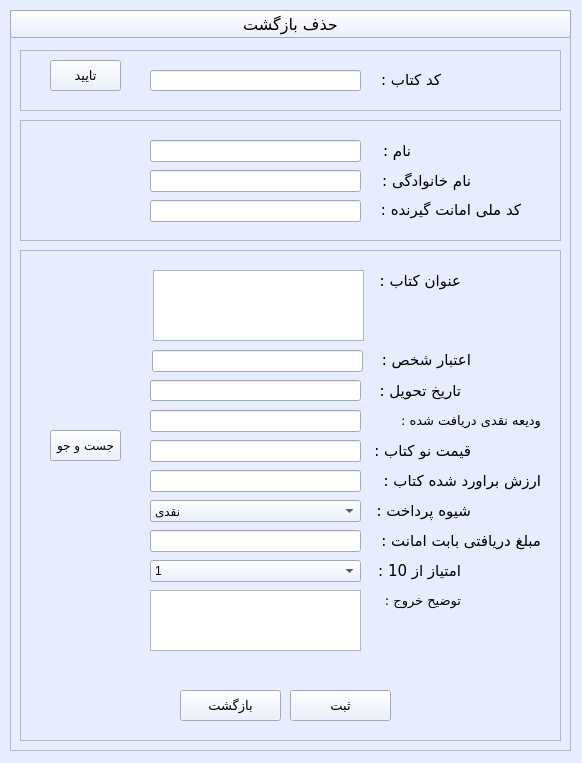
<?xml version="1.0" encoding="UTF-8"?>
<ui version="4.0">
 <class>deletereturn</class>
 <widget class="QWidget" name="deletereturn">
  <property name="geometry">
   <rect>
    <x>0</x>
    <y>0</y>
    <width>582</width>
    <height>763</height>
   </rect>
  </property>
  <property name="minimumSize">
   <size>
    <width>582</width>
    <height>763</height>
   </size>
  </property>
  <property name="maximumSize">
   <size>
    <width>582</width>
    <height>763</height>
   </size>
  </property>
  <property name="palette">
   <palette>
    <active>
     <colorrole role="WindowText">
      <brush brushstyle="SolidPattern">
       <color alpha="255">
        <red>0</red>
        <green>0</green>
        <blue>0</blue>
       </color>
      </brush>
     </colorrole>
     <colorrole role="Button">
      <brush brushstyle="SolidPattern">
       <color alpha="255">
        <red>231</red>
        <green>237</green>
        <blue>255</blue>
       </color>
      </brush>
     </colorrole>
     <colorrole role="Light">
      <brush brushstyle="SolidPattern">
       <color alpha="255">
        <red>255</red>
        <green>255</green>
        <blue>255</blue>
       </color>
      </brush>
     </colorrole>
     <colorrole role="Midlight">
      <brush brushstyle="SolidPattern">
       <color alpha="255">
        <red>243</red>
        <green>246</green>
        <blue>255</blue>
       </color>
      </brush>
     </colorrole>
     <colorrole role="Dark">
      <brush brushstyle="SolidPattern">
       <color alpha="255">
        <red>115</red>
        <green>118</green>
        <blue>127</blue>
       </color>
      </brush>
     </colorrole>
     <colorrole role="Mid">
      <brush brushstyle="SolidPattern">
       <color alpha="255">
        <red>154</red>
        <green>158</green>
        <blue>170</blue>
       </color>
      </brush>
     </colorrole>
     <colorrole role="Text">
      <brush brushstyle="SolidPattern">
       <color alpha="255">
        <red>0</red>
        <green>0</green>
        <blue>0</blue>
       </color>
      </brush>
     </colorrole>
     <colorrole role="BrightText">
      <brush brushstyle="SolidPattern">
       <color alpha="255">
        <red>255</red>
        <green>255</green>
        <blue>255</blue>
       </color>
      </brush>
     </colorrole>
     <colorrole role="ButtonText">
      <brush brushstyle="SolidPattern">
       <color alpha="255">
        <red>0</red>
        <green>0</green>
        <blue>0</blue>
       </color>
      </brush>
     </colorrole>
     <colorrole role="Base">
      <brush brushstyle="SolidPattern">
       <color alpha="255">
        <red>255</red>
        <green>255</green>
        <blue>255</blue>
       </color>
      </brush>
     </colorrole>
     <colorrole role="Window">
      <brush brushstyle="SolidPattern">
       <color alpha="255">
        <red>231</red>
        <green>237</green>
        <blue>255</blue>
       </color>
      </brush>
     </colorrole>
     <colorrole role="Shadow">
      <brush brushstyle="SolidPattern">
       <color alpha="255">
        <red>0</red>
        <green>0</green>
        <blue>0</blue>
       </color>
      </brush>
     </colorrole>
     <colorrole role="AlternateBase">
      <brush brushstyle="SolidPattern">
       <color alpha="255">
        <red>243</red>
        <green>246</green>
        <blue>255</blue>
       </color>
      </brush>
     </colorrole>
     <colorrole role="ToolTipBase">
      <brush brushstyle="SolidPattern">
       <color alpha="255">
        <red>255</red>
        <green>255</green>
        <blue>220</blue>
       </color>
      </brush>
     </colorrole>
     <colorrole role="ToolTipText">
      <brush brushstyle="SolidPattern">
       <color alpha="255">
        <red>0</red>
        <green>0</green>
        <blue>0</blue>
       </color>
      </brush>
     </colorrole>
    </active>
    <inactive>
     <colorrole role="WindowText">
      <brush brushstyle="SolidPattern">
       <color alpha="255">
        <red>0</red>
        <green>0</green>
        <blue>0</blue>
       </color>
      </brush>
     </colorrole>
     <colorrole role="Button">
      <brush brushstyle="SolidPattern">
       <color alpha="255">
        <red>231</red>
        <green>237</green>
        <blue>255</blue>
       </color>
      </brush>
     </colorrole>
     <colorrole role="Light">
      <brush brushstyle="SolidPattern">
       <color alpha="255">
        <red>255</red>
        <green>255</green>
        <blue>255</blue>
       </color>
      </brush>
     </colorrole>
     <colorrole role="Midlight">
      <brush brushstyle="SolidPattern">
       <color alpha="255">
        <red>243</red>
        <green>246</green>
        <blue>255</blue>
       </color>
      </brush>
     </colorrole>
     <colorrole role="Dark">
      <brush brushstyle="SolidPattern">
       <color alpha="255">
        <red>115</red>
        <green>118</green>
        <blue>127</blue>
       </color>
      </brush>
     </colorrole>
     <colorrole role="Mid">
      <brush brushstyle="SolidPattern">
       <color alpha="255">
        <red>154</red>
        <green>158</green>
        <blue>170</blue>
       </color>
      </brush>
     </colorrole>
     <colorrole role="Text">
      <brush brushstyle="SolidPattern">
       <color alpha="255">
        <red>0</red>
        <green>0</green>
        <blue>0</blue>
       </color>
      </brush>
     </colorrole>
     <colorrole role="BrightText">
      <brush brushstyle="SolidPattern">
       <color alpha="255">
        <red>255</red>
        <green>255</green>
        <blue>255</blue>
       </color>
      </brush>
     </colorrole>
     <colorrole role="ButtonText">
      <brush brushstyle="SolidPattern">
       <color alpha="255">
        <red>0</red>
        <green>0</green>
        <blue>0</blue>
       </color>
      </brush>
     </colorrole>
     <colorrole role="Base">
      <brush brushstyle="SolidPattern">
       <color alpha="255">
        <red>255</red>
        <green>255</green>
        <blue>255</blue>
       </color>
      </brush>
     </colorrole>
     <colorrole role="Window">
      <brush brushstyle="SolidPattern">
       <color alpha="255">
        <red>231</red>
        <green>237</green>
        <blue>255</blue>
       </color>
      </brush>
     </colorrole>
     <colorrole role="Shadow">
      <brush brushstyle="SolidPattern">
       <color alpha="255">
        <red>0</red>
        <green>0</green>
        <blue>0</blue>
       </color>
      </brush>
     </colorrole>
     <colorrole role="AlternateBase">
      <brush brushstyle="SolidPattern">
       <color alpha="255">
        <red>243</red>
        <green>246</green>
        <blue>255</blue>
       </color>
      </brush>
     </colorrole>
     <colorrole role="ToolTipBase">
      <brush brushstyle="SolidPattern">
       <color alpha="255">
        <red>255</red>
        <green>255</green>
        <blue>220</blue>
       </color>
      </brush>
     </colorrole>
     <colorrole role="ToolTipText">
      <brush brushstyle="SolidPattern">
       <color alpha="255">
        <red>0</red>
        <green>0</green>
        <blue>0</blue>
       </color>
      </brush>
     </colorrole>
    </inactive>
    <disabled>
     <colorrole role="WindowText">
      <brush brushstyle="SolidPattern">
       <color alpha="255">
        <red>115</red>
        <green>118</green>
        <blue>127</blue>
       </color>
      </brush>
     </colorrole>
     <colorrole role="Button">
      <brush brushstyle="SolidPattern">
       <color alpha="255">
        <red>231</red>
        <green>237</green>
        <blue>255</blue>
       </color>
      </brush>
     </colorrole>
     <colorrole role="Light">
      <brush brushstyle="SolidPattern">
       <color alpha="255">
        <red>255</red>
        <green>255</green>
        <blue>255</blue>
       </color>
      </brush>
     </colorrole>
     <colorrole role="Midlight">
      <brush brushstyle="SolidPattern">
       <color alpha="255">
        <red>243</red>
        <green>246</green>
        <blue>255</blue>
       </color>
      </brush>
     </colorrole>
     <colorrole role="Dark">
      <brush brushstyle="SolidPattern">
       <color alpha="255">
        <red>115</red>
        <green>118</green>
        <blue>127</blue>
       </color>
      </brush>
     </colorrole>
     <colorrole role="Mid">
      <brush brushstyle="SolidPattern">
       <color alpha="255">
        <red>154</red>
        <green>158</green>
        <blue>170</blue>
       </color>
      </brush>
     </colorrole>
     <colorrole role="Text">
      <brush brushstyle="SolidPattern">
       <color alpha="255">
        <red>115</red>
        <green>118</green>
        <blue>127</blue>
       </color>
      </brush>
     </colorrole>
     <colorrole role="BrightText">
      <brush brushstyle="SolidPattern">
       <color alpha="255">
        <red>255</red>
        <green>255</green>
        <blue>255</blue>
       </color>
      </brush>
     </colorrole>
     <colorrole role="ButtonText">
      <brush brushstyle="SolidPattern">
       <color alpha="255">
        <red>115</red>
        <green>118</green>
        <blue>127</blue>
       </color>
      </brush>
     </colorrole>
     <colorrole role="Base">
      <brush brushstyle="SolidPattern">
       <color alpha="255">
        <red>231</red>
        <green>237</green>
        <blue>255</blue>
       </color>
      </brush>
     </colorrole>
     <colorrole role="Window">
      <brush brushstyle="SolidPattern">
       <color alpha="255">
        <red>231</red>
        <green>237</green>
        <blue>255</blue>
       </color>
      </brush>
     </colorrole>
     <colorrole role="Shadow">
      <brush brushstyle="SolidPattern">
       <color alpha="255">
        <red>0</red>
        <green>0</green>
        <blue>0</blue>
       </color>
      </brush>
     </colorrole>
     <colorrole role="AlternateBase">
      <brush brushstyle="SolidPattern">
       <color alpha="255">
        <red>231</red>
        <green>237</green>
        <blue>255</blue>
       </color>
      </brush>
     </colorrole>
     <colorrole role="ToolTipBase">
      <brush brushstyle="SolidPattern">
       <color alpha="255">
        <red>255</red>
        <green>255</green>
        <blue>220</blue>
       </color>
      </brush>
     </colorrole>
     <colorrole role="ToolTipText">
      <brush brushstyle="SolidPattern">
       <color alpha="255">
        <red>0</red>
        <green>0</green>
        <blue>0</blue>
       </color>
      </brush>
     </colorrole>
    </disabled>
   </palette>
  </property>
  <property name="windowTitle">
   <string>حذف بازگشت</string>
  </property>
  <widget class="QFrame" name="main_frame">
   <property name="geometry">
    <rect>
     <x>10</x>
     <y>10</y>
     <width>561</width>
     <height>741</height>
    </rect>
   </property>
   <property name="palette">
    <palette>
     <active>
      <colorrole role="WindowText">
       <brush brushstyle="SolidPattern">
        <color alpha="255">
         <red>0</red>
         <green>0</green>
         <blue>0</blue>
        </color>
       </brush>
      </colorrole>
      <colorrole role="Button">
       <brush brushstyle="SolidPattern">
        <color alpha="255">
         <red>231</red>
         <green>237</green>
         <blue>255</blue>
        </color>
       </brush>
      </colorrole>
      <colorrole role="Light">
       <brush brushstyle="SolidPattern">
        <color alpha="255">
         <red>255</red>
         <green>255</green>
         <blue>255</blue>
        </color>
       </brush>
      </colorrole>
      <colorrole role="Midlight">
       <brush brushstyle="SolidPattern">
        <color alpha="255">
         <red>243</red>
         <green>246</green>
         <blue>255</blue>
        </color>
       </brush>
      </colorrole>
      <colorrole role="Dark">
       <brush brushstyle="SolidPattern">
        <color alpha="255">
         <red>115</red>
         <green>118</green>
         <blue>127</blue>
        </color>
       </brush>
      </colorrole>
      <colorrole role="Mid">
       <brush brushstyle="SolidPattern">
        <color alpha="255">
         <red>154</red>
         <green>158</green>
         <blue>170</blue>
        </color>
       </brush>
      </colorrole>
      <colorrole role="Text">
       <brush brushstyle="SolidPattern">
        <color alpha="255">
         <red>0</red>
         <green>0</green>
         <blue>0</blue>
        </color>
       </brush>
      </colorrole>
      <colorrole role="BrightText">
       <brush brushstyle="SolidPattern">
        <color alpha="255">
         <red>255</red>
         <green>255</green>
         <blue>255</blue>
        </color>
       </brush>
      </colorrole>
      <colorrole role="ButtonText">
       <brush brushstyle="SolidPattern">
        <color alpha="255">
         <red>0</red>
         <green>0</green>
         <blue>0</blue>
        </color>
       </brush>
      </colorrole>
      <colorrole role="Base">
       <brush brushstyle="SolidPattern">
        <color alpha="255">
         <red>255</red>
         <green>255</green>
         <blue>255</blue>
        </color>
       </brush>
      </colorrole>
      <colorrole role="Window">
       <brush brushstyle="SolidPattern">
        <color alpha="255">
         <red>231</red>
         <green>237</green>
         <blue>255</blue>
        </color>
       </brush>
      </colorrole>
      <colorrole role="Shadow">
       <brush brushstyle="SolidPattern">
        <color alpha="255">
         <red>0</red>
         <green>0</green>
         <blue>0</blue>
        </color>
       </brush>
      </colorrole>
      <colorrole role="AlternateBase">
       <brush brushstyle="SolidPattern">
        <color alpha="255">
         <red>243</red>
         <green>246</green>
         <blue>255</blue>
        </color>
       </brush>
      </colorrole>
      <colorrole role="ToolTipBase">
       <brush brushstyle="SolidPattern">
        <color alpha="255">
         <red>255</red>
         <green>255</green>
         <blue>220</blue>
        </color>
       </brush>
      </colorrole>
      <colorrole role="ToolTipText">
       <brush brushstyle="SolidPattern">
        <color alpha="255">
         <red>0</red>
         <green>0</green>
         <blue>0</blue>
        </color>
       </brush>
      </colorrole>
     </active>
     <inactive>
      <colorrole role="WindowText">
       <brush brushstyle="SolidPattern">
        <color alpha="255">
         <red>0</red>
         <green>0</green>
         <blue>0</blue>
        </color>
       </brush>
      </colorrole>
      <colorrole role="Button">
       <brush brushstyle="SolidPattern">
        <color alpha="255">
         <red>231</red>
         <green>237</green>
         <blue>255</blue>
        </color>
       </brush>
      </colorrole>
      <colorrole role="Light">
       <brush brushstyle="SolidPattern">
        <color alpha="255">
         <red>255</red>
         <green>255</green>
         <blue>255</blue>
        </color>
       </brush>
      </colorrole>
      <colorrole role="Midlight">
       <brush brushstyle="SolidPattern">
        <color alpha="255">
         <red>243</red>
         <green>246</green>
         <blue>255</blue>
        </color>
       </brush>
      </colorrole>
      <colorrole role="Dark">
       <brush brushstyle="SolidPattern">
        <color alpha="255">
         <red>115</red>
         <green>118</green>
         <blue>127</blue>
        </color>
       </brush>
      </colorrole>
      <colorrole role="Mid">
       <brush brushstyle="SolidPattern">
        <color alpha="255">
         <red>154</red>
         <green>158</green>
         <blue>170</blue>
        </color>
       </brush>
      </colorrole>
      <colorrole role="Text">
       <brush brushstyle="SolidPattern">
        <color alpha="255">
         <red>0</red>
         <green>0</green>
         <blue>0</blue>
        </color>
       </brush>
      </colorrole>
      <colorrole role="BrightText">
       <brush brushstyle="SolidPattern">
        <color alpha="255">
         <red>255</red>
         <green>255</green>
         <blue>255</blue>
        </color>
       </brush>
      </colorrole>
      <colorrole role="ButtonText">
       <brush brushstyle="SolidPattern">
        <color alpha="255">
         <red>0</red>
         <green>0</green>
         <blue>0</blue>
        </color>
       </brush>
      </colorrole>
      <colorrole role="Base">
       <brush brushstyle="SolidPattern">
        <color alpha="255">
         <red>255</red>
         <green>255</green>
         <blue>255</blue>
        </color>
       </brush>
      </colorrole>
      <colorrole role="Window">
       <brush brushstyle="SolidPattern">
        <color alpha="255">
         <red>231</red>
         <green>237</green>
         <blue>255</blue>
        </color>
       </brush>
      </colorrole>
      <colorrole role="Shadow">
       <brush brushstyle="SolidPattern">
        <color alpha="255">
         <red>0</red>
         <green>0</green>
         <blue>0</blue>
        </color>
       </brush>
      </colorrole>
      <colorrole role="AlternateBase">
       <brush brushstyle="SolidPattern">
        <color alpha="255">
         <red>243</red>
         <green>246</green>
         <blue>255</blue>
        </color>
       </brush>
      </colorrole>
      <colorrole role="ToolTipBase">
       <brush brushstyle="SolidPattern">
        <color alpha="255">
         <red>255</red>
         <green>255</green>
         <blue>220</blue>
        </color>
       </brush>
      </colorrole>
      <colorrole role="ToolTipText">
       <brush brushstyle="SolidPattern">
        <color alpha="255">
         <red>0</red>
         <green>0</green>
         <blue>0</blue>
        </color>
       </brush>
      </colorrole>
     </inactive>
     <disabled>
      <colorrole role="WindowText">
       <brush brushstyle="SolidPattern">
        <color alpha="255">
         <red>115</red>
         <green>118</green>
         <blue>127</blue>
        </color>
       </brush>
      </colorrole>
      <colorrole role="Button">
       <brush brushstyle="SolidPattern">
        <color alpha="255">
         <red>231</red>
         <green>237</green>
         <blue>255</blue>
        </color>
       </brush>
      </colorrole>
      <colorrole role="Light">
       <brush brushstyle="SolidPattern">
        <color alpha="255">
         <red>255</red>
         <green>255</green>
         <blue>255</blue>
        </color>
       </brush>
      </colorrole>
      <colorrole role="Midlight">
       <brush brushstyle="SolidPattern">
        <color alpha="255">
         <red>243</red>
         <green>246</green>
         <blue>255</blue>
        </color>
       </brush>
      </colorrole>
      <colorrole role="Dark">
       <brush brushstyle="SolidPattern">
        <color alpha="255">
         <red>115</red>
         <green>118</green>
         <blue>127</blue>
        </color>
       </brush>
      </colorrole>
      <colorrole role="Mid">
       <brush brushstyle="SolidPattern">
        <color alpha="255">
         <red>154</red>
         <green>158</green>
         <blue>170</blue>
        </color>
       </brush>
      </colorrole>
      <colorrole role="Text">
       <brush brushstyle="SolidPattern">
        <color alpha="255">
         <red>115</red>
         <green>118</green>
         <blue>127</blue>
        </color>
       </brush>
      </colorrole>
      <colorrole role="BrightText">
       <brush brushstyle="SolidPattern">
        <color alpha="255">
         <red>255</red>
         <green>255</green>
         <blue>255</blue>
        </color>
       </brush>
      </colorrole>
      <colorrole role="ButtonText">
       <brush brushstyle="SolidPattern">
        <color alpha="255">
         <red>115</red>
         <green>118</green>
         <blue>127</blue>
        </color>
       </brush>
      </colorrole>
      <colorrole role="Base">
       <brush brushstyle="SolidPattern">
        <color alpha="255">
         <red>231</red>
         <green>237</green>
         <blue>255</blue>
        </color>
       </brush>
      </colorrole>
      <colorrole role="Window">
       <brush brushstyle="SolidPattern">
        <color alpha="255">
         <red>231</red>
         <green>237</green>
         <blue>255</blue>
        </color>
       </brush>
      </colorrole>
      <colorrole role="Shadow">
       <brush brushstyle="SolidPattern">
        <color alpha="255">
         <red>0</red>
         <green>0</green>
         <blue>0</blue>
        </color>
       </brush>
      </colorrole>
      <colorrole role="AlternateBase">
       <brush brushstyle="SolidPattern">
        <color alpha="255">
         <red>231</red>
         <green>237</green>
         <blue>255</blue>
        </color>
       </brush>
      </colorrole>
      <colorrole role="ToolTipBase">
       <brush brushstyle="SolidPattern">
        <color alpha="255">
         <red>255</red>
         <green>255</green>
         <blue>220</blue>
        </color>
       </brush>
      </colorrole>
      <colorrole role="ToolTipText">
       <brush brushstyle="SolidPattern">
        <color alpha="255">
         <red>0</red>
         <green>0</green>
         <blue>0</blue>
        </color>
       </brush>
      </colorrole>
     </disabled>
    </palette>
   </property>
   <property name="frameShape">
    <enum>QFrame::StyledPanel</enum>
   </property>
   <property name="frameShadow">
    <enum>QFrame::Sunken</enum>
   </property>
   <widget class="QPushButton" name="returnbook_btn">
    <property name="geometry">
     <rect>
      <x>0</x>
      <y>0</y>
      <width>561</width>
      <height>28</height>
     </rect>
    </property>
    <property name="font">
     <font>
      <family>2  Yekan</family>
      <pointsize>12</pointsize>
     </font>
    </property>
    <property name="text">
     <string>حذف بازگشت</string>
    </property>
   </widget>
   <widget class="QFrame" name="search_frame">
    <property name="geometry">
     <rect>
      <x>10</x>
      <y>40</y>
      <width>541</width>
      <height>61</height>
     </rect>
    </property>
    <property name="frameShape">
     <enum>QFrame::StyledPanel</enum>
    </property>
    <property name="frameShadow">
     <enum>QFrame::Sunken</enum>
    </property>
    <widget class="QLineEdit" name="bcode_entry">
     <property name="geometry">
      <rect>
       <x>130</x>
       <y>20</y>
       <width>211</width>
       <height>21</height>
      </rect>
     </property>
    </widget>
    <widget class="QLabel" name="bcode_btn">
     <property name="geometry">
      <rect>
       <x>350</x>
       <y>20</y>
       <width>71</width>
       <height>20</height>
      </rect>
     </property>
     <property name="font">
      <font>
       <family>2  Yekan</family>
       <pointsize>11</pointsize>
      </font>
     </property>
     <property name="text">
      <string>کد کتاب :</string>
     </property>
    </widget>
    <widget class="QPushButton" name="confirm_btn">
     <property name="geometry">
      <rect>
       <x>30</x>
       <y>10</y>
       <width>71</width>
       <height>31</height>
      </rect>
     </property>
     <property name="font">
      <font>
       <family>2  Yekan</family>
       <pointsize>10</pointsize>
      </font>
     </property>
     <property name="text">
      <string>تایید</string>
     </property>
    </widget>
   </widget>
   <widget class="QFrame" name="userinfo_frame">
    <property name="geometry">
     <rect>
      <x>10</x>
      <y>110</y>
      <width>541</width>
      <height>121</height>
     </rect>
    </property>
    <property name="frameShape">
     <enum>QFrame::StyledPanel</enum>
    </property>
    <property name="frameShadow">
     <enum>QFrame::Sunken</enum>
    </property>
    <widget class="QLineEdit" name="name_entry">
     <property name="geometry">
      <rect>
       <x>130</x>
       <y>20</y>
       <width>211</width>
       <height>22</height>
      </rect>
     </property>
    </widget>
    <widget class="QLineEdit" name="family_entry">
     <property name="geometry">
      <rect>
       <x>130</x>
       <y>50</y>
       <width>211</width>
       <height>22</height>
      </rect>
     </property>
    </widget>
    <widget class="QLineEdit" name="mellicode_entry">
     <property name="geometry">
      <rect>
       <x>130</x>
       <y>80</y>
       <width>211</width>
       <height>22</height>
      </rect>
     </property>
    </widget>
    <widget class="QLabel" name="name_lbl">
     <property name="geometry">
      <rect>
       <x>350</x>
       <y>20</y>
       <width>41</width>
       <height>21</height>
      </rect>
     </property>
     <property name="font">
      <font>
       <family>2  Yekan</family>
       <pointsize>11</pointsize>
      </font>
     </property>
     <property name="text">
      <string>نام :</string>
     </property>
    </widget>
    <widget class="QLabel" name="family_lbl">
     <property name="geometry">
      <rect>
       <x>350</x>
       <y>50</y>
       <width>101</width>
       <height>21</height>
      </rect>
     </property>
     <property name="font">
      <font>
       <family>2  Yekan</family>
       <pointsize>11</pointsize>
      </font>
     </property>
     <property name="text">
      <string>نام خانوادگی :</string>
     </property>
    </widget>
    <widget class="QLabel" name="mellicode_lbl">
     <property name="geometry">
      <rect>
       <x>350</x>
       <y>80</y>
       <width>151</width>
       <height>20</height>
      </rect>
     </property>
     <property name="font">
      <font>
       <family>2  Yekan</family>
       <pointsize>11</pointsize>
      </font>
     </property>
     <property name="text">
      <string>کد ملی امانت گیرنده :</string>
     </property>
    </widget>
   </widget>
   <widget class="QFrame" name="bookinfo_frame">
    <property name="geometry">
     <rect>
      <x>10</x>
      <y>240</y>
      <width>541</width>
      <height>491</height>
     </rect>
    </property>
    <property name="frameShape">
     <enum>QFrame::StyledPanel</enum>
    </property>
    <property name="frameShadow">
     <enum>QFrame::Sunken</enum>
    </property>
    <widget class="QLineEdit" name="cash_entry">
     <property name="geometry">
      <rect>
       <x>130</x>
       <y>160</y>
       <width>211</width>
       <height>22</height>
      </rect>
     </property>
     <property name="text">
      <string/>
     </property>
    </widget>
    <widget class="QLabel" name="credit_lbl">
     <property name="geometry">
      <rect>
       <x>350</x>
       <y>100</y>
       <width>101</width>
       <height>20</height>
      </rect>
     </property>
     <property name="font">
      <font>
       <family>2  Yekan</family>
       <pointsize>11</pointsize>
      </font>
     </property>
     <property name="text">
      <string>اعتبار شخص :</string>
     </property>
    </widget>
    <widget class="QLabel" name="bookname_lbl">
     <property name="geometry">
      <rect>
       <x>350</x>
       <y>20</y>
       <width>91</width>
       <height>21</height>
      </rect>
     </property>
     <property name="font">
      <font>
       <family>2  Yekan</family>
       <pointsize>11</pointsize>
      </font>
     </property>
     <property name="text">
      <string>عنوان کتاب :</string>
     </property>
    </widget>
    <widget class="QLabel" name="indate_lbl">
     <property name="geometry">
      <rect>
       <x>350</x>
       <y>120</y>
       <width>91</width>
       <height>41</height>
      </rect>
     </property>
     <property name="font">
      <font>
       <family>2  Yekan</family>
       <pointsize>11</pointsize>
      </font>
     </property>
     <property name="text">
      <string>تاریخ تحویل :</string>
     </property>
    </widget>
    <widget class="QLineEdit" name="indate_entry">
     <property name="geometry">
      <rect>
       <x>130</x>
       <y>130</y>
       <width>211</width>
       <height>21</height>
      </rect>
     </property>
    </widget>
    <widget class="QLabel" name="totalamount_lbl">
     <property name="geometry">
      <rect>
       <x>340</x>
       <y>270</y>
       <width>181</width>
       <height>41</height>
      </rect>
     </property>
     <property name="font">
      <font>
       <family>2  Yekan</family>
       <pointsize>11</pointsize>
      </font>
     </property>
     <property name="text">
      <string>مبلغ دریافتی بابت امانت :</string>
     </property>
    </widget>
    <widget class="QLabel" name="price_lbl">
     <property name="geometry">
      <rect>
       <x>340</x>
       <y>190</y>
       <width>111</width>
       <height>21</height>
      </rect>
     </property>
     <property name="font">
      <font>
       <family>2  Yekan</family>
       <pointsize>11</pointsize>
      </font>
     </property>
     <property name="text">
      <string>قیمت نو کتاب :</string>
     </property>
    </widget>
    <widget class="QLabel" name="value_lbl">
     <property name="geometry">
      <rect>
       <x>340</x>
       <y>220</y>
       <width>181</width>
       <height>21</height>
      </rect>
     </property>
     <property name="font">
      <font>
       <family>2  Yekan</family>
       <pointsize>11</pointsize>
      </font>
     </property>
     <property name="text">
      <string>ارزش براورد شده کتاب :</string>
     </property>
    </widget>
    <widget class="QLabel" name="payexplane_lbl">
     <property name="geometry">
      <rect>
       <x>350</x>
       <y>250</y>
       <width>101</width>
       <height>21</height>
      </rect>
     </property>
     <property name="font">
      <font>
       <family>2  Yekan</family>
       <pointsize>11</pointsize>
      </font>
     </property>
     <property name="text">
      <string>شیوه پرداخت :</string>
     </property>
    </widget>
    <widget class="QLabel" name="rate_lbl">
     <property name="geometry">
      <rect>
       <x>350</x>
       <y>300</y>
       <width>91</width>
       <height>41</height>
      </rect>
     </property>
     <property name="font">
      <font>
       <family>2  Yekan</family>
       <pointsize>11</pointsize>
      </font>
     </property>
     <property name="text">
      <string>امتیاز از 10 :</string>
     </property>
    </widget>
    <widget class="QLabel" name="outexplane_lbl">
     <property name="geometry">
      <rect>
       <x>350</x>
       <y>330</y>
       <width>91</width>
       <height>41</height>
      </rect>
     </property>
     <property name="font">
      <font>
       <family>2  Yekan</family>
       <pointsize>10</pointsize>
      </font>
     </property>
     <property name="text">
      <string>توضیح خروج :</string>
     </property>
    </widget>
    <widget class="QPushButton" name="save_btn">
     <property name="geometry">
      <rect>
       <x>270</x>
       <y>440</y>
       <width>101</width>
       <height>31</height>
      </rect>
     </property>
     <property name="font">
      <font>
       <family>2  Yekan</family>
       <pointsize>10</pointsize>
      </font>
     </property>
     <property name="text">
      <string>ثبت</string>
     </property>
    </widget>
    <widget class="QPushButton" name="return_btn">
     <property name="geometry">
      <rect>
       <x>160</x>
       <y>440</y>
       <width>101</width>
       <height>31</height>
      </rect>
     </property>
     <property name="font">
      <font>
       <family>2  Yekan</family>
       <pointsize>10</pointsize>
      </font>
     </property>
     <property name="text">
      <string>بازگشت</string>
     </property>
    </widget>
    <widget class="QLineEdit" name="totalamount_entry">
     <property name="geometry">
      <rect>
       <x>130</x>
       <y>280</y>
       <width>211</width>
       <height>22</height>
      </rect>
     </property>
    </widget>
    <widget class="QLineEdit" name="price_entry">
     <property name="geometry">
      <rect>
       <x>130</x>
       <y>190</y>
       <width>211</width>
       <height>22</height>
      </rect>
     </property>
    </widget>
    <widget class="QLineEdit" name="value_entry">
     <property name="geometry">
      <rect>
       <x>130</x>
       <y>220</y>
       <width>211</width>
       <height>22</height>
      </rect>
     </property>
    </widget>
    <widget class="QTextEdit" name="outexplane_textedite">
     <property name="geometry">
      <rect>
       <x>130</x>
       <y>340</y>
       <width>211</width>
       <height>61</height>
      </rect>
     </property>
     <property name="html">
      <string>&lt;!DOCTYPE HTML PUBLIC &quot;-//W3C//DTD HTML 4.0//EN&quot; &quot;http://www.w3.org/TR/REC-html40/strict.dtd&quot;&gt;
&lt;html&gt;&lt;head&gt;&lt;meta name=&quot;qrichtext&quot; content=&quot;1&quot; /&gt;&lt;style type=&quot;text/css&quot;&gt;
p, li { white-space: pre-wrap; }
&lt;/style&gt;&lt;/head&gt;&lt;body style=&quot; font-family:'MS Shell Dlg 2'; font-size:7.8pt; font-weight:400; font-style:normal;&quot;&gt;
&lt;p style=&quot;-qt-paragraph-type:empty; margin-top:0px; margin-bottom:0px; margin-left:0px; margin-right:0px; -qt-block-indent:0; text-indent:0px;&quot;&gt;&lt;br /&gt;&lt;/p&gt;&lt;/body&gt;&lt;/html&gt;</string>
     </property>
    </widget>
    <widget class="QComboBox" name="payexplane_comboBox">
     <property name="geometry">
      <rect>
       <x>130</x>
       <y>250</y>
       <width>211</width>
       <height>22</height>
      </rect>
     </property>
     <item>
      <property name="text">
       <string>نقدی</string>
      </property>
     </item>
     <item>
      <property name="text">
       <string>اعتباری</string>
      </property>
     </item>
     <item>
      <property name="text">
       <string>نقدی_اعتباری</string>
      </property>
     </item>
    </widget>
    <widget class="QTextEdit" name="bookname_textedite">
     <property name="geometry">
      <rect>
       <x>133</x>
       <y>20</y>
       <width>211</width>
       <height>71</height>
      </rect>
     </property>
    </widget>
    <widget class="QComboBox" name="rate_comboBox">
     <property name="geometry">
      <rect>
       <x>130</x>
       <y>310</y>
       <width>211</width>
       <height>22</height>
      </rect>
     </property>
     <item>
      <property name="text">
       <string>1</string>
      </property>
     </item>
     <item>
      <property name="text">
       <string>2</string>
      </property>
     </item>
     <item>
      <property name="text">
       <string>3</string>
      </property>
     </item>
     <item>
      <property name="text">
       <string>4</string>
      </property>
     </item>
     <item>
      <property name="text">
       <string>5</string>
      </property>
     </item>
     <item>
      <property name="text">
       <string>6</string>
      </property>
     </item>
     <item>
      <property name="text">
       <string>7</string>
      </property>
     </item>
     <item>
      <property name="text">
       <string>8</string>
      </property>
     </item>
     <item>
      <property name="text">
       <string>9</string>
      </property>
     </item>
     <item>
      <property name="text">
       <string>10</string>
      </property>
     </item>
    </widget>
    <widget class="QLineEdit" name="credit_entry">
     <property name="geometry">
      <rect>
       <x>132</x>
       <y>100</y>
       <width>211</width>
       <height>22</height>
      </rect>
     </property>
    </widget>
    <widget class="QLabel" name="cash_lbl">
     <property name="geometry">
      <rect>
       <x>350</x>
       <y>150</y>
       <width>171</width>
       <height>41</height>
      </rect>
     </property>
     <property name="font">
      <font>
       <family>2  Yekan</family>
       <pointsize>10</pointsize>
      </font>
     </property>
     <property name="text">
      <string>ودیعه نقدی دریافت شده :</string>
     </property>
    </widget>
    <widget class="QPushButton" name="search_btn">
     <property name="geometry">
      <rect>
       <x>30</x>
       <y>180</y>
       <width>71</width>
       <height>31</height>
      </rect>
     </property>
     <property name="font">
      <font>
       <family>2  Yekan</family>
       <pointsize>9</pointsize>
      </font>
     </property>
     <property name="text">
      <string>جست و جو</string>
     </property>
    </widget>
   </widget>
  </widget>
 </widget>
 <resources/>
 <connections/>
</ui>
